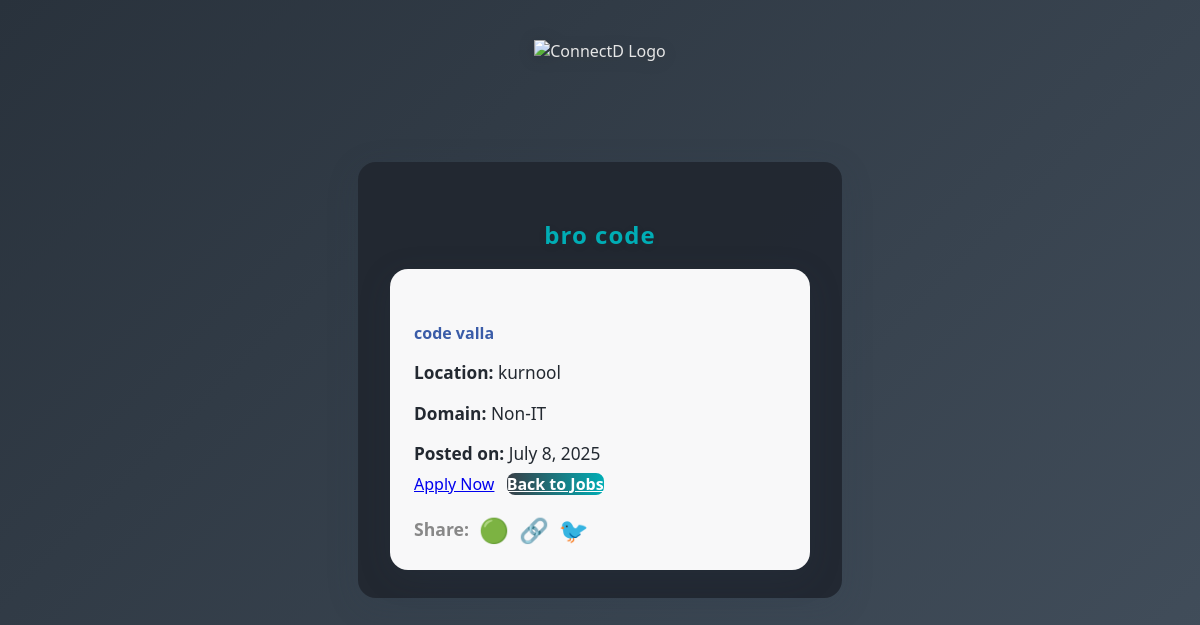
Page /job/8/ on the committed database.
### jobs/models.py (models this page shows, shortened)
class Job(models.Model):
    DOMAIN_CHOICES = [
        ('IT', 'IT'),
        ('Non-IT', 'Non-IT'),
        ('Internship', 'Internship'),
        ('Government', 'Government'),
    ]
    title = models.CharField(max_length=200)
    company = models.CharField(max_length=100)
    location = models.CharField(max_length=100)
    apply_link = models.URLField()
    posted_on = models.DateField(auto_now_add=True)
    domain = models.CharField(max_length=20, choices=DOMAIN_CHOICES, default='IT')

### jobs/views.py (the view)
# urls.py: path('job/<int:job_id>/', views.job_detail, name='job_detail'),
def job_detail(request, job_id):
    job = Job.objects.get(id=job_id)
    return render(request, 'jobs/job_detail.html', {'job': job})

### jobs/templates/jobs/job_detail.html (shortened to what this page needs)
{% extends 'jobs/base_auth.html' %}
{% block content %}
  <h2>{{ job.title }}</h2>
  <div class="job-detail-card">
    <h4>{{ job.company }}</h4>
    <p><b>Location:</b> {{ job.location }}</p>
    <p><b>Domain:</b> {{ job.domain }}</p>
    <p><b>Posted on:</b> {{ job.posted_on }}</p>
    <a href="{{ job.apply_link }}" class="btn btn-primary" target="_blank">Apply Now</a>
    <a href="/" class="btn btn-secondary ms-2">Back to Jobs</a>
    <div class="share-row mt-4">
      <span style="font-size:1.1rem;font-weight:600;color:#888;">Share:</span>
      <a href="https://wa.me/?text={{ request.build_absolute_uri }}" target="_blank" class="share-btn whatsapp" title="Share on WhatsApp">🟢</a>
      <a href="https://www.linkedin.com/sharing/share-offsite/?url={{ request.build_absolute_uri }}" target="_blank" class="share-btn linkedin" title="Share on LinkedIn">🔗</a>
      <a href="https://twitter.com/intent/tweet?url={{ request.build_absolute_uri }}" target="_blank" class="share-btn twitter" title="Share on Twitter">🐦</a>
    </div>
  </div>
{% endblock %}

### jobs/static/jobs/auth.css (style rules this page uses)
body { font-family: "Segoe UI", Arial, sans-serif; color: #e6e6e6; }
.auth-container h2 { color: #00adb5; margin-bottom: 18px; text-align: center; font-weight: 700; letter-spacing: 1px; text-shadow: 0 2px 8px rgba(0, 0, 0, 0.08); }

### jobs/templates/jobs/base_auth.html (style rules this page uses)
body { background: linear-gradient(-45deg, #232526, #414345, #485563, #29323c); background-size: 400% 400%; animation: gradientBG 12s ease infinite; }

### jobs/templates/jobs/job_detail.html (style rules this page uses)
.job-detail-card { background: rgba(255,255,255,0.97); border-radius: 18px; box-shadow: 0 8px 32px rgba(44, 62, 80, 0.18); padding: 32px 24px 24px 24px; margin: 0 auto; max-width: 420px; animation: fadeInUp 1.1s cubic-bezier(.39,.575,.56,1.000); }
.job-detail-card h4 { color: #3a5ca8; font-weight: 700; margin-bottom: 12px; }
.job-detail-card p { color: #232931; font-size: 1.08rem; margin-bottom: 8px; }
.btn-secondary { background: linear-gradient(90deg, #393e46 0%, #00adb5 100%); color: #fff; border: none; border-radius: 8px; font-weight: 600; margin-left: 8px; transition: background 0.2s, transform 0.15s; }
.share-row { display: flex; align-items: center; gap: 10px; margin-top: 18px; }
.share-btn { font-size: 1.5rem; text-decoration: none; transition: transform 0.15s; }
.share-btn.whatsapp { color: #25d366; }
.share-btn.linkedin { color: #0077b5; }
.share-btn.twitter { color: #1da1f2; }

### rows in the picture
Job: title "bro code", company "code valla", location "kurnool", domain "Non-IT", posted_on "July 8, 2025"
